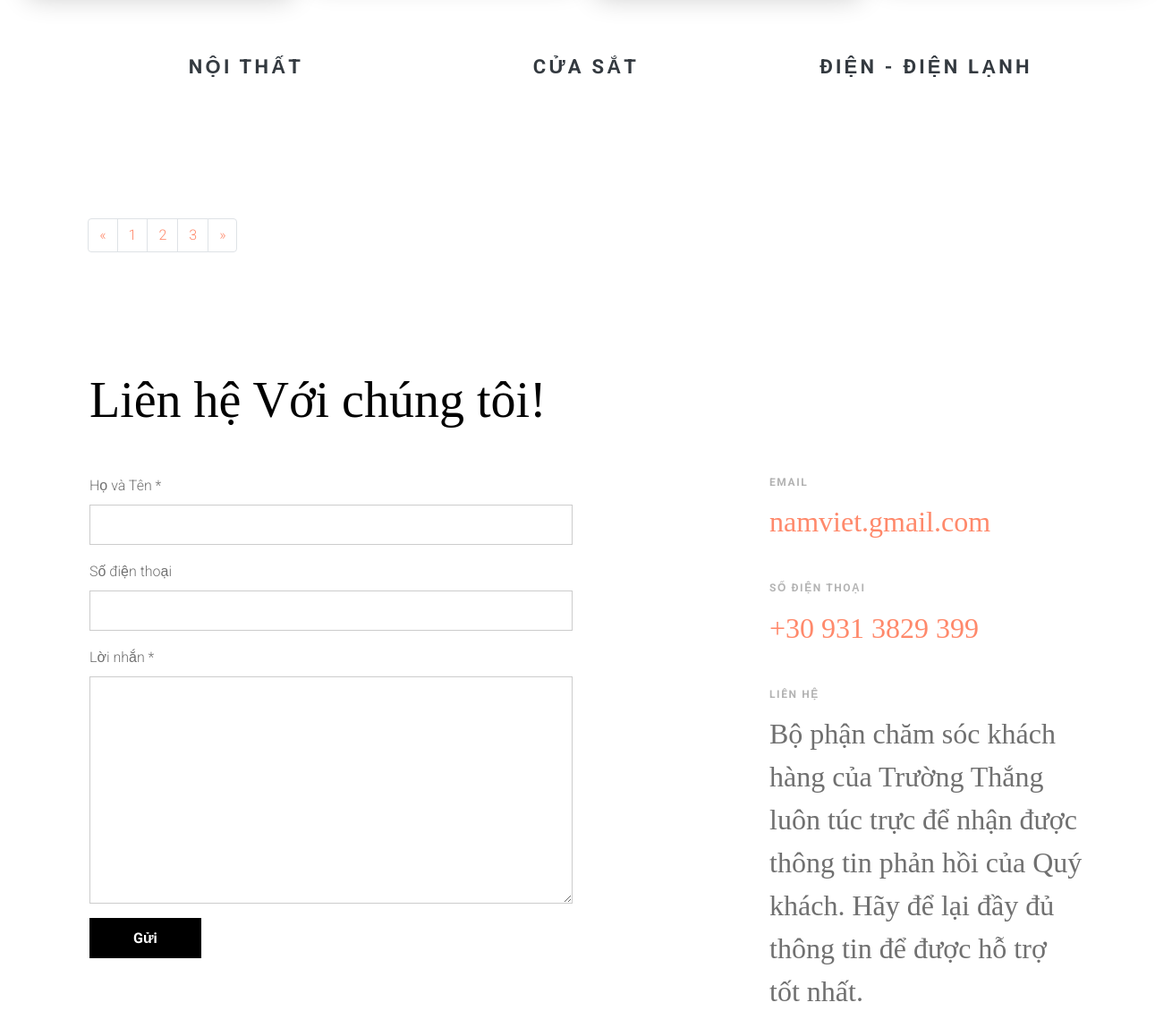
Before: /product.php (middle part) with the older database file.
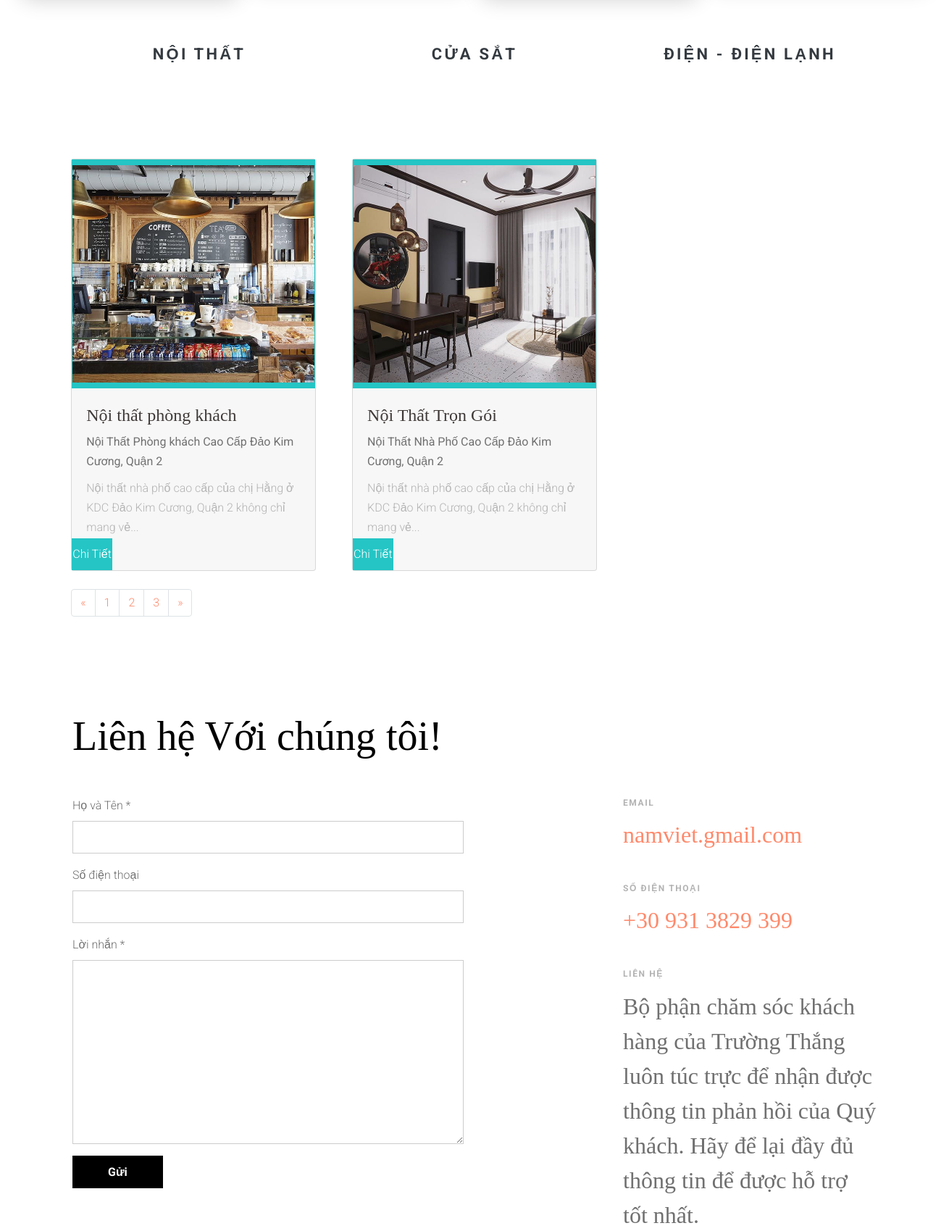
After: the same page with the newer database file.
### tables this page shows
CREATE TABLE `tbl_category` (
  `cat_id` int(11) NOT NULL,
  `cat_name` varchar(255) NOT NULL,
  `slug` varchar(255) NOT NULL
);

CREATE TABLE `tbl_post` (
  `id` int(11) NOT NULL,
  `name` varchar(255) NOT NULL,
  `slug` varchar(255) NOT NULL,
  `cat` int(11) NOT NULL,
  `tomtat` text NOT NULL,
  `content` text NOT NULL,
  `noidung` text NOT NULL,
  `img` varchar(200) NOT NULL
);

### classes/category.php (called while the page is built, shortened)
<?php
    $filepath = realpath(dirname(__FILE__));
    include_once ($filepath. '/../lib/database.php');
?>
<?php
    class category {
        private $db;
        public function __construct() {
            $this->db = new Database();
        }
        public function show_category(){
            $query = "SELECT * FROM tbl_category ORDER BY cat_id DESC";
            $result = $this->db->select($query);
            return $result;
        }
    }
?>

### lib/database.php (called while the page is built, shortened)
<?php
class Database{
  public $host   = DB_HOST;
  public $user   = DB_USER;
  public $pass   = DB_PASS;
  public $dbname = DB_NAME;
  public $link;
private function connectDB(){
  $this -> link = new mysqli($this->host, $this->user, $this->pass, $this->dbname);
    mysqli_set_charset($this->link, 'UTF8');
}
public function select($query){
  $result = $this->link->query($query) or
  die($this->link->error.__LINE__);
  if($result->num_rows > 0){
    return $result;
  } else {
    return false;
  }
}
}
?>

### classes/post.php (called while the page is built, shortened)
<?php
    $filepath = realpath(dirname(__FILE__));
    include_once ($filepath. '/../lib/database.php');
?>
<?php
    class post {
        private $db;
        public function __construct() {
            $this->db = new Database();
        }
        public function show_post(){
            $query = "SELECT * FROM tbl_post ORDER BY id DESC";
            $result = $this->db->select($query);
            return $result;
        }
    }
?>

### product.php (the view, shortened to what the changed rows need)
<?php
include 'inc/header.php';
?>
<div class="untree_co--site-wrap">
  <main class="site-untree_co--main">
    <div class="wrapper-product">
      <div class="product-menu text-center">
        <div class="container">
          <div class="row">
            <?php
              $show_cat = $cat -> show_category();
              if($show_cat){
                while($result = $show_cat->fetch_assoc()){
              ?>
            <div class="col-md-4">
              <a href="san-pham/<?php echo $result['slug'] ?>" class="fs-18 text-dark readmore">
                <?php echo $result['cat_name'] ?>
              </a>
            </div>
            <?php } } ?>
          </div>
        </div>
      </div>
      <div class="blog-section">
        <div class="setion-content blog">
          <div class="cards">
            <?php
              $show_post = $ps -> show_post();
              if($show_post){
                while($result_post = $show_post->fetch_assoc()){
              ?>
            <div class="card">
              <div class="image-section">
                <a class="image-section-link" href="chi-tiet/<?php echo $result_post['slug'] ?>"
                  title="Chi tiết bài viết"><img src="public/images/<?php echo $result_post['img'] ?>" alt=""></a>
              </div>
              <div class="article">
                <h4><?php echo $result_post['name'] ?></h4>
                <strong><?php echo $result_post['content'] ?></strong>
                <p><?php echo $result_post['tomtat'] ?></p>
              </div>
              <div class="blog-view">
                <a href="chi-tiet/<?php echo $result_post['slug'] ?>" title="Chi tiết bài viết">Chi Tiết</a>
              </div>
            </div>
            <?php } } ?>
          </div>
        </div>
      </div>
    </div>
    <div class="untree_co--site-section">
      <div class="container">
        <div class="row">
          <div class="col-12" data-aos="fade-up">
            <h2 class="display-4 mb-5">Liên hệ Với chúng tôi!</h2>
          </div>
        </div>
      </div>
    </div>
  </main>
</div>
<?php include 'inc/footer.php' ?>

Changed rows visible on the page:
added tbl_post: img (picture), name "Nội thất phòng khách", content "Nội Thất Phòng khách Cao Cấp Đảo Kim Cương, Quận 2", tomtat "Nội thất nhà phố cao cấp của chị Hằng ở KDC Đảo Kim Cương, Quận 2 không chỉ mang vẻ..."
added tbl_post: img (picture), name "Nội Thất Trọn Gói", content "Nội Thất Nhà Phố Cao Cấp Đảo Kim Cương, Quận 2", tomtat "Nội thất nhà phố cao cấp của chị Hằng ở KDC Đảo Kim Cương, Quận 2 không chỉ mang vẻ..."
